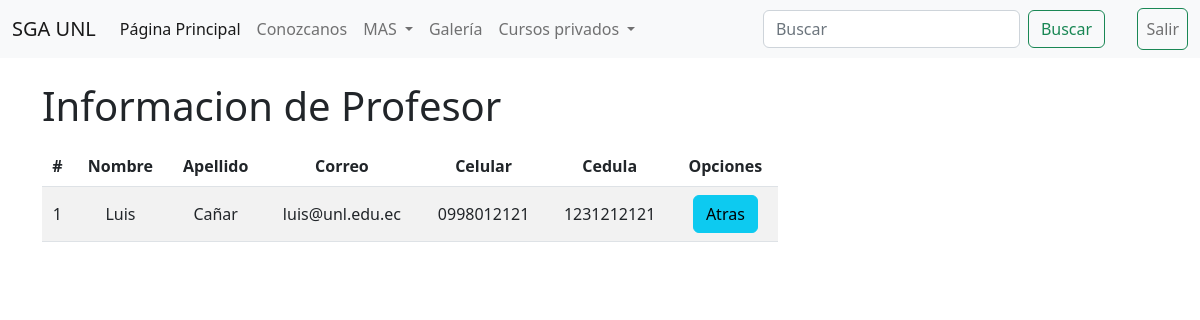
The page /tareas/verProfesor/1 on the database its author committed.
### APPAdministrarTareas/models.py (models this page shows, shortened)
class Profesor(models.Model):
    carrera = (('sistemas','sistemas'),('computacion','computacion'),('electricidad','electricidad'),('electronica','electronica'),)
    nombreP = models.CharField(max_length=30, blank=False)
    apellidoP = models.CharField(max_length=30, blank=False)
    correoP = models.EmailField()
    celularP = models.CharField(max_length=10, blank=False)
    cedulaP = models.CharField(max_length=10, blank=False)
    user = models.CharField(max_length=15, blank=False)
    carrera_P= models.CharField(max_length=30, choices=carrera, default="", blank=False)

### APPAdministrarTareas/views.py (the view)
# urls.py: path('verProfesor/<id>', views.verProfesor),
def verProfesor(request, id): #ver profesor
    profesor = Profesor.objects.filter(id__icontains=id)
    return render(request,'verProfesor.html',{"cursos":profesor})

### APPAdministrarTareas/templates/verProfesor.html (shortened to what this page needs)
{% extends "./base.html" %}
{% block body %}
<div class="row">
    <div class="col-sm-12 col-md-6 col-lg-8 col-xl-8">
        <h1>Informacion de Profesor</h1>
        <div class="table-responsive py-2">
            <table class="table table-striped">
                <thead>
                    <tr>
                        <th>#</th>
                        <th>Nombre</th>
                        <th>Apellido</th>
                        <th>Correo</th>
                        <th>Celular</th>
                        <th>Cedula</th>
                        <th colspan="2">Opciones</th>
                    </tr>
                </thead>
                <tbody>
                    {% for c in cursos %}
                    <tr>
                        <td>{{forloop.counter}}</td>
                        <td>{{c.nombreP}}</td>
                        <td>{{c.apellidoP}}</td>
                        <td>{{c.correoP}}</td>
                        <td>{{c.celularP}}</td>
                        <td>{{c.cedulaP}}</td>
                        <td><a href="/tareas/listadoProfesores/" class="btn btn-info">Atras</a></td>
                    </tr>
                    {% endfor %}
                </tbody>
            </table>
        </div>
    </div>
</div>
{% endblock %}

### APPAdministrarTareas/static/css/gestionCursos.css (style rules this page uses)
th, td { text-align: center; vertical-align: middle; }

### rows shown on the page
Profesor: nombreP "Luis", apellidoP "Cañar", correoP "luis@unl.edu.ec", celularP "0998012121", cedulaP "1231212121"
